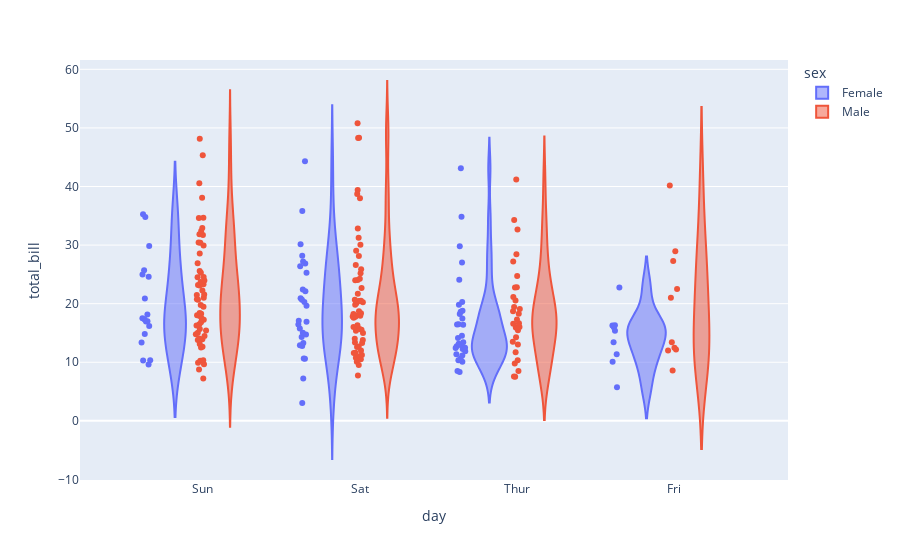

Notebook code cell kept with this figure:
### Markdown cell above
Plotly

### Code cell
#1
"""
The primary use of a violin plot in Plotly is to:

🎯 Visualize the distribution of a continuous variable across different categories.

✅ Key Features:
Combines a box plot and a kernel density plot.

Shows the probability density of the data at different values.

Useful for comparing the distribution shape, central tendency, and variability between groups.
"""

tipspx = px.data.tips()

fig = px.violin(
    tipspx,
    x='day',
    y='total_bill',
    color='sex',
    #box=True,
    points='all'
)

fig.show()

### Figure 1 — Plotly figure (JSON) as saved in the notebook; plotly's stock layout.template omitted (floating-point values rounded to 4 significant figures; data arrays with more than 128 entries replaced by an {"elided": "..."} marker saying what was removed)
{"data": [{"alignmentgroup": "True", "box": {"visible": false}, "hovertemplate": "sex=Female<br>day=%{x}<br>total_bill=%{y}<extra></extra>", "legendgroup": "Female", "marker": {"color": "#636efa"}, "name": "Female", "offsetgroup": "Female", "orientation": "v", "points": "all", "scalegroup": "True", "showlegend": true, "type": "violin", "x": ["Sun", "Sun", "Sun", "Sun", "Sun", "Sun", "Sat", "Sat", "Sat", "Sat", "Sat", "Sat", "Sun", "Sun", "Sat", "Sat", "Sat", "Sat", "Sat", "Sat", "Sat", "Thur", "Thur", "Fri", "Fri", "Fri", "Fri", "Fri", "Sat", "Sat", "Sat", "Sat", "Sat", "Sun", "Sun", "Thur", "Thur", "Thur", "Thur", "Thur", "Thur", "Thur", "Thur", "Thur", "Thur", "Thur", "Thur", "Thur", "Thur", "Thur", "Thur", "Thur", "Thur", "Thur", "Thur", "Thur", "Thur", "Sun", "Sun", "Sun", "Sun", "Sun", "Sat", "Sat", "Sun", "Sun", "Sun", "Thur", "Thur", "Thur", "Thur", "Thur", "Thur", "Thur", "Sat", "Sat", "Sat", "Sat", "Sat", "Fri", "Fri", "Fri", "Fri", "Sat", "Sat", "Sat", "Thur"], "x0": " ", "xaxis": "x", "y": [16.99, 24.59, 35.26, 14.83, 10.33, 16.97, 20.29, 15.77, 19.65, 15.06, 20.69, 16.93, 10.29, 34.81, 26.41, 16.45, 3.07, 17.07, 26.86, 25.28, 14.73, 10.07, 34.83, 5.75, 16.32, 22.75, 11.35, 15.38, 44.3, 22.42, 20.92, 14.31, 7.25, 25.71, 17.31, 10.65, 12.43, 24.08, 13.42, 12.48, 29.8, 14.52, 11.38, 20.27, 11.17, 12.26, 18.26, 8.51, 10.33, 14.15, 13.16, 17.47, 27.05, 16.43, 8.35, 18.64, 11.87, 29.85, 25, 13.39, 16.21, 17.51, 10.59, 10.63, 9.6, 20.9, 18.15, 19.81, 43.11, 13, 12.74, 13, 16.4, 16.47, 12.76, 13.27, 28.17, 12.9, 30.14, 13.42, 15.98, 16.27, 10.09, 22.12, 35.83, 27.18, 18.78], "y0": " ", "yaxis": "y"}, {"alignmentgroup": "True", "box": {"visible": false}, "hovertemplate": "sex=Male<br>day=%{x}<br>total_bill=%{y}<extra></extra>", "legendgroup": "Male", "marker": {"color": "#EF553B"}, "name": "Male", "offsetgroup": "Male", "orientation": "v", "points": "all", "scalegroup": "True", "showlegend": true, "type": "violin", "x": {"elided": "157 str values"}, "x0": " ", "xaxis": "x", "y": {"elided": "157 float values"}, "y0": " ", "yaxis": "y"}], "layout": {"legend": {"title": {"text": "sex"}, "tracegroupgap": 0}, "margin": {"t": 60}, "violinmode": "group", "xaxis": {"anchor": "y", "domain": [0, 1], "title": {"text": "day"}}, "yaxis": {"anchor": "x", "domain": [0, 1], "title": {"text": "total_bill"}}}}
